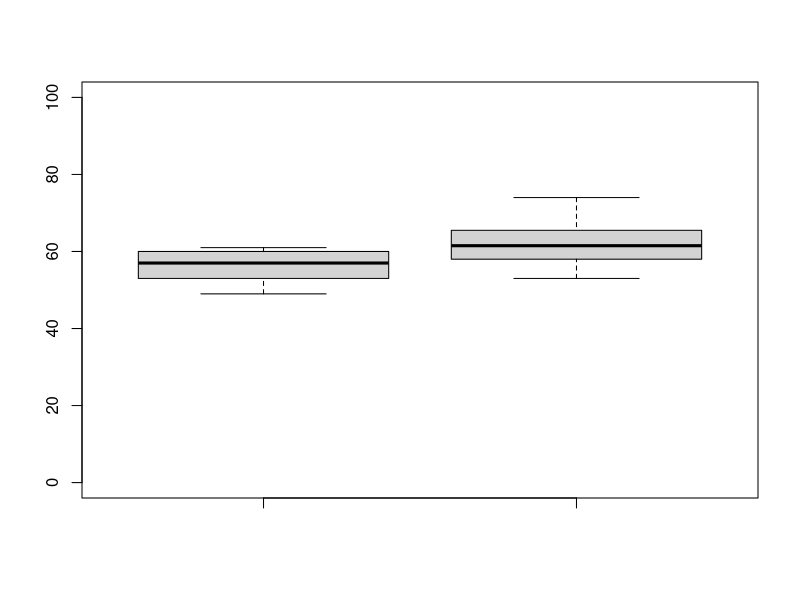

Here is the R script that generated this plot:
datos <- read.csv('xy.csv', header=T)

print(names(datos))

attach(datos)

print(datos)

boxplot(x,y, ylim=c(0,100))

res <- t.test(x,y)

print(res)
